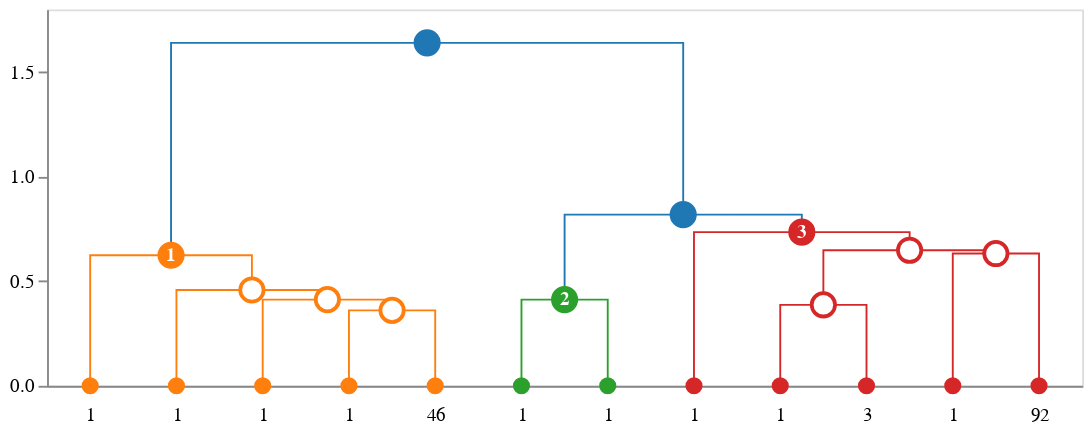

Here is the notebook cell this chart was saved with:
### Markdown cell above
#### Leaf labels representing observation counts

### Code cell
dendrogram = idd.create_dendrogram(
    leaf_label_func = idendrogram.callbacks.counts
)
to_altair(dendrogram=dendrogram, height=200, width=629)

### Figure 1 — Vega-Lite specification as saved in the notebook (floating-point values rounded to 4 significant figures)
{"layer": [{"data": {"name": "data-14cecd4bee7b75d255fafc30acb8179d"}, "mark": "line", "encoding": {"color": {"field": "fillcolor", "legend": null, "scale": null, "type": "nominal"}, "detail": {"field": "index", "type": "quantitative"}, "order": {"field": "_order_helper", "type": "quantitative"}, "strokeDash": {"field": "strokedash", "legend": null, "scale": null, "type": "nominal"}, "strokeOpacity": {"field": "strokeopacity", "legend": null, "scale": null, "type": "quantitative"}, "strokeWidth": {"field": "strokewidth", "legend": null, "scale": null, "type": "quantitative"}, "x": {"axis": {"grid": false, "labelAngle": 0, "labelExpr": "datum.value == 5.0 ? '1' : datum.value == 15.0 ? '1' : datum.value == 25.0 ? '1' : datum.value == 35.0 ? '1' : datum.value == 45.0 ? '46' : datum.value == 55.0 ? '1' : datum.value == 65.0 ? '1' : datum.value == 75.0 ? '1' : datum.value == 85.0 ? '1' : datum.value == 95.0 ? '3' : datum.value == 105.0 ? '1' : datum.value == 115.0 ? '92' : ''", "labelPadding": 10, "orient": "bottom", "ticks": false, "values": [5.0, 15.0, 25.0, 35.0, 45.0, 55.0, 65.0, 75.0, 85.0, 95.0, 105.0, 115.0]}, "field": "x", "title": null, "type": "quantitative"}, "y": {"axis": {"grid": false}, "field": "y", "scale": {"reverse": false, "type": "linear"}, "title": null, "type": "quantitative"}}}, {"layer": [{"layer": [{"mark": "point", "encoding": {"fill": {"field": "fillcolor", "scale": null, "type": "nominal"}, "opacity": {"field": "opacity", "scale": null, "type": "quantitative"}, "size": {"field": "size", "scale": null, "type": "quantitative"}, "stroke": {"field": "edgecolor", "scale": null, "type": "nominal"}, "tooltip": {"field": "hovertext", "type": "nominal"}, "x": {"axis": {"grid": false, "labelAngle": 0, "labelExpr": "datum.value == 5.0 ? '1' : datum.value == 15.0 ? '1' : datum.value == 25.0 ? '1' : datum.value == 35.0 ? '1' : datum.value == 45.0 ? '46' : datum.value == 55.0 ? '1' : datum.value == 65.0 ? '1' : datum.value == 75.0 ? '1' : datum.value == 85.0 ? '1' : datum.value == 95.0 ? '3' : datum.value == 105.0 ? '1' : datum.value == 115.0 ? '92' : ''", "labelPadding": 10, "orient": "bottom", "ticks": false, "values": [5.0, 15.0, 25.0, 35.0, 45.0, 55.0, 65.0, 75.0, 85.0, 95.0, 105.0, 115.0]}, "field": "x", "title": null, "type": "quantitative"}, "y": {"axis": {"grid": false}, "field": "y", "scale": {"reverse": false, "type": "linear"}, "title": null, "type": "quantitative"}}}, {"mark": {"type": "text", "fontWeight": "bold"}, "encoding": {"color": {"field": "labelcolor", "scale": null, "type": "nominal"}, "size": {"field": "labelsize", "scale": null, "type": "quantitative"}, "text": {"field": "label", "type": "nominal"}, "tooltip": {"field": "hovertext", "type": "nominal"}, "x": {"axis": {"grid": false, "labelAngle": 0, "labelExpr": "datum.value == 5.0 ? '1' : datum.value == 15.0 ? '1' : datum.value == 25.0 ? '1' : datum.value == 35.0 ? '1' : datum.value == 45.0 ? '46' : datum.value == 55.0 ? '1' : datum.value == 65.0 ? '1' : datum.value == 75.0 ? '1' : datum.value == 85.0 ? '1' : datum.value == 95.0 ? '3' : datum.value == 105.0 ? '1' : datum.value == 115.0 ? '92' : ''", "labelPadding": 10, "orient": "bottom", "ticks": false, "values": [5.0, 15.0, 25.0, 35.0, 45.0, 55.0, 65.0, 75.0, 85.0, 95.0, 105.0, 115.0]}, "field": "x", "title": null, "type": "quantitative"}, "y": {"axis": {"grid": false}, "field": "y", "scale": {"reverse": false, "type": "linear"}, "title": null, "type": "quantitative"}}}]}], "data": {"name": "data-0bad9ac68e1ead0298d3c832bc7a79db"}}], "height": 200, "width": 550, "$schema": "https://vega.github.io/schema/vega-lite/v4.17.0.json", "datasets": {"data-14cecd4bee7b75d255fafc30acb8179d": [{"index": 0, "x": 35.0, "y": 0.0, "fillcolor": "#ff7f0e", "id": 269, "children_id": [15, 263], "cluster_id": null, "strokewidth": 1.0, "strokedash": [1, 0], "strokeopacity": 1.0, "_order_helper": 0}, {"index": 0, "x": 35.0, "y": 0.3606, "fillcolor": "#ff7f0e", "id": 269, "children_id": [15, 263], "cluster_id": null, "strokewidth": 1.0, "strokedash": [1, 0], "strokeopacity": 1.0, "_order_helper": 1}, {"index": 0, "x": 45.0, "y": 0.3606, "fillcolor": "#ff7f0e", "id": 269, "children_id": [15, 263], "cluster_id": null, "strokewidth": 1.0, "strokedash": [1, 0], "strokeopacity": 1.0, "_order_helper": 2}, {"index": 0, "x": 45.0, "y": 0.0, "fillcolor": "#ff7f0e", "id": 269, "children_id": [15, 263], "cluster_id": null, "strokewidth": 1.0, "strokedash": [1, 0], "strokeopacity": 1.0, "_order_helper": 3}, {"index": 1, "x": 25.0, "y": 0.0, "fillcolor": "#ff7f0e", "id": 278, "children_id": [14, 269], "cluster_id": null, "strokewidth": 1.0, "strokedash": [1, 0], "strokeopacity": 1.0, "_order_helper": 0}, {"index": 1, "x": 25.0, "y": 0.4123, "fillcolor": "#ff7f0e", "id": 278, "children_id": [14, 269], "cluster_id": null, "strokewidth": 1.0, "strokedash": [1, 0], "strokeopacity": 1.0, "_order_helper": 1}, {"index": 1, "x": 40.0, "y": 0.4123, "fillcolor": "#ff7f0e", "id": 278, "children_id": [14, 269], "cluster_id": null, "strokewidth": 1.0, "strokedash": [1, 0], "strokeopacity": 1.0, "_order_helper": 2}, {"index": 1, "x": 40.0, "y": 0.3606, "fillcolor": "#ff7f0e", "id": 278, "children_id": [14, 269], "cluster_id": null, "strokewidth": 1.0, "strokedash": [1, 0], "strokeopacity": 1.0, "_order_helper": 3}, {"index": 2, "x": 15.0, "y": 0.0, "fillcolor": "#ff7f0e", "id": 285, "children_id": [22, 278], "cluster_id": null, "strokewidth": 1.0, "strokedash": [1, 0], "strokeopacity": 1.0, "_order_helper": 0}, {"index": 2, "x": 15.0, "y": 0.4583, "fillcolor": "#ff7f0e", "id": 285, "children_id": [22, 278], "cluster_id": null, "strokewidth": 1.0, "strokedash": [1, 0], "strokeopacity": 1.0, "_order_helper": 1}, {"index": 2, "x": 32.5, "y": 0.4583, "fillcolor": "#ff7f0e", "id": 285, "children_id": [22, 278], "cluster_id": null, "strokewidth": 1.0, "strokedash": [1, 0], "strokeopacity": 1.0, "_order_helper": 2}, {"index": 2, "x": 32.5, "y": 0.4123, "fillcolor": "#ff7f0e", "id": 285, "children_id": [22, 278], "cluster_id": null, "strokewidth": 1.0, "strokedash": [1, 0], "strokeopacity": 1.0, "_order_helper": 3}, {"index": 3, "x": 5.0, "y": 0.0, "fillcolor": "#ff7f0e", "id": 293, "children_id": [41, 285], "cluster_id": 1.0, "strokewidth": 1.0, "strokedash": [1, 0], "strokeopacity": 1.0, "_order_helper": 0}, {"index": 3, "x": 5.0, "y": 0.6245, "fillcolor": "#ff7f0e", "id": 293, "children_id": [41, 285], "cluster_id": 1.0, "strokewidth": 1.0, "strokedash": [1, 0], "strokeopacity": 1.0, "_order_helper": 1}, {"index": 3, "x": 23.75, "y": 0.6245, "fillcolor": "#ff7f0e", "id": 293, "children_id": [41, 285], "cluster_id": 1.0, "strokewidth": 1.0, "strokedash": [1, 0], "strokeopacity": 1.0, "_order_helper": 2}, {"index": 3, "x": 23.75, "y": 0.4583, "fillcolor": "#ff7f0e", "id": 293, "children_id": [41, 285], "cluster_id": 1.0, "strokewidth": 1.0, "strokedash": [1, 0], "strokeopacity": 1.0, "_order_helper": 3}, {"index": 4, "x": 55.0, "y": 0.0, "fillcolor": "#2ca02c", "id": 279, "children_id": [117, 131], "cluster_id": 2.0, "strokewidth": 1.0, "strokedash": [1, 0], "strokeopacity": 1.0, "_order_helper": 0}, {"index": 4, "x": 55.0, "y": 0.4123, "fillcolor": "#2ca02c", "id": 279, "children_id": [117, 131], "cluster_id": 2.0, "strokewidth": 1.0, "strokedash": [1, 0], "strokeopacity": 1.0, "_order_helper": 1}, {"index": 4, "x": 65.0, "y": 0.4123, "fillcolor": "#2ca02c", "id": 279, "children_id": [117, 131], "cluster_id": 2.0, "strokewidth": 1.0, "strokedash": [1, 0], "strokeopacity": 1.0, "_order_helper": 2}, {"index": 4, "x": 65.0, "y": 0.0, "fillcolor": "#2ca02c", "id": 279, "children_id": [117, 131], "cluster_id": 2.0, "strokewidth": 1.0, "strokedash": [1, 0], "strokeopacity": 1.0, "_order_helper": 3}, {"index": 5, "x": 85.0, "y": 0.0, "fillcolor": "#d62728", "id": 273, "children_id": [98, 265], "cluster_id": null, "strokewidth": 1.0, "strokedash": [1, 0], "strokeopacity": 1.0, "_order_helper": 0}, {"index": 5, "x": 85.0, "y": 0.3873, "fillcolor": "#d62728", "id": 273, "children_id": [98, 265], "cluster_id": null, "strokewidth": 1.0, "strokedash": [1, 0], "strokeopacity": 1.0, "_order_helper": 1}, {"index": 5, "x": 95.0, "y": 0.3873, "fillcolor": "#d62728", "id": 273, "children_id": [98, 265], "cluster_id": null, "strokewidth": 1.0, "strokedash": [1, 0], "strokeopacity": 1.0, "_order_helper": 2}, {"index": 5, "x": 95.0, "y": 0.0, "fillcolor": "#d62728", "id": 273, "children_id": [98, 265], "cluster_id": null, "strokewidth": 1.0, "strokedash": [1, 0], "strokeopacity": 1.0, "_order_helper": 3}, {"index": 6, "x": 105.0, "y": 0.0, "fillcolor": "#d62728", "id": 294, "children_id": [109, 292], "cluster_id": null, "strokewidth": 1.0, "strokedash": [1, 0], "strokeopacity": 1.0, "_order_helper": 0}, {"index": 6, "x": 105.0, "y": 0.6325, "fillcolor": "#d62728", "id": 294, "children_id": [109, 292], "cluster_id": null, "strokewidth": 1.0, "strokedash": [1, 0], "strokeopacity": 1.0, "_order_helper": 1}, {"index": 6, "x": 115.0, "y": 0.6325, "fillcolor": "#d62728", "id": 294, "children_id": [109, 292], "cluster_id": null, "strokewidth": 1.0, "strokedash": [1, 0], "strokeopacity": 1.0, "_order_helper": 2}, {"index": 6, "x": 115.0, "y": 0.0, "fillcolor": "#d62728", "id": 294, "children_id": [109, 292], "cluster_id": null, "strokewidth": 1.0, "strokedash": [1, 0], "strokeopacity": 1.0, "_order_helper": 3}, {"index": 7, "x": 90.0, "y": 0.3873, "fillcolor": "#d62728", "id": 295, "children_id": [273, 294], "cluster_id": null, "strokewidth": 1.0, "strokedash": [1, 0], "strokeopacity": 1.0, "_order_helper": 0}, {"index": 7, "x": 90.0, "y": 0.6481, "fillcolor": "#d62728", "id": 295, "children_id": [273, 294], "cluster_id": null, "strokewidth": 1.0, "strokedash": [1, 0], "strokeopacity": 1.0, "_order_helper": 1}, {"index": 7, "x": 110.0, "y": 0.6481, "fillcolor": "#d62728", "id": 295, "children_id": [273, 294], "cluster_id": null, "strokewidth": 1.0, "strokedash": [1, 0], "strokeopacity": 1.0, "_order_helper": 2}, {"index": 7, "x": 110.0, "y": 0.6325, "fillcolor": "#d62728", "id": 295, "children_id": [273, 294], "cluster_id": null, "strokewidth": 1.0, "strokedash": [1, 0], "strokeopacity": 1.0, "_order_helper": 3}, {"index": 8, "x": 75.0, "y": 0.0, "fillcolor": "#d62728", "id": 296, "children_id": [106, 295], "cluster_id": 3.0, "strokewidth": 1.0, "strokedash": [1, 0], "strokeopacity": 1.0, "_order_helper": 0}, {"index": 8, "x": 75.0, "y": 0.7348, "fillcolor": "#d62728", "id": 296, "children_id": [106, 295], "cluster_id": 3.0, "strokewidth": 1.0, "strokedash": [1, 0], "strokeopacity": 1.0, "_order_helper": 1}, {"index": 8, "x": 100.0, "y": 0.7348, "fillcolor": "#d62728", "id": 296, "children_id": [106, 295], "cluster_id": 3.0, "strokewidth": 1.0, "strokedash": [1, 0], "strokeopacity": 1.0, "_order_helper": 2}, {"index": 8, "x": 100.0, "y": 0.6481, "fillcolor": "#d62728", "id": 296, "children_id": [106, 295], "cluster_id": 3.0, "strokewidth": 1.0, "strokedash": [1, 0], "strokeopacity": 1.0, "_order_helper": 3}, {"index": 9, "x": 60.0, "y": 0.4123, "fillcolor": "#1f77b4", "id": 297, "children_id": [279, 296], "cluster_id": null, "strokewidth": 1.0, "strokedash": [1, 0], "strokeopacity": 1.0, "_order_helper": 0}, {"index": 9, "x": 60.0, "y": 0.8185, "fillcolor": "#1f77b4", "id": 297, "children_id": [279, 296], "cluster_id": null, "strokewidth": 1.0, "strokedash": [1, 0], "strokeopacity": 1.0, "_order_helper": 1}, {"index": 9, "x": 87.5, "y": 0.8185, "fillcolor": "#1f77b4", "id": 297, "children_id": [279, 296], "cluster_id": null, "strokewidth": 1.0, "strokedash": [1, 0], "strokeopacity": 1.0, "_order_helper": 2}, {"index": 9, "x": 87.5, "y": 0.7348, "fillcolor": "#1f77b4", "id": 297, "children_id": [279, 296], "cluster_id": null, "strokewidth": 1.0, "strokedash": [1, 0], "strokeopacity": 1.0, "_order_helper": 3}, {"index": 10, "x": 14.38, "y": 0.6245, "fillcolor": "#1f77b4", "id": 298, "children_id": [293, 297], "cluster_id": null, "strokewidth": 1.0, "strokedash": [1, 0], "strokeopacity": 1.0, "_order_helper": 0}, {"index": 10, "x": 14.38, "y": 1.64, "fillcolor": "#1f77b4", "id": 298, "children_id": [293, 297], "cluster_id": null, "strokewidth": 1.0, "strokedash": [1, 0], "strokeopacity": 1.0, "_order_helper": 1}, {"index": 10, "x": 73.75, "y": 1.64, "fillcolor": "#1f77b4", "id": 298, "children_id": [293, 297], "cluster_id": null, "strokewidth": 1.0, "strokedash": [1, 0], "strokeopacity": 1.0, "_order_helper": 2}, {"index": 10, "x": 73.75, "y": 0.8185, "fillcolor": "#1f77b4", "id": 298, "children_id": [293, 297], "cluster_id": null, "strokewidth": 1.0, "strokedash": [1, 0], "strokeopacity": 1.0, "_order_helper": 3}], "data-0bad9ac68e1ead0298d3c832bc7a79db": [{"x": 5.0, "y": 0.0, "type": "leaf", "id": 41, "cluster_id": null, "edgecolor": "#ff7f0e", "label": "", "hovertext": {"# of items": "1", "linkage id": 41}, "fillcolor": "#ff7f0e", "radius": 4.0, "opacity": 1.0, "labelsize": 10.0, "labelcolor": "#fff", "_default_leaf_radius": 4.0, "_default_leaf_radius_if_cluster": 7.0, "size": 50.27}, {"x": 15.0, "y": 0.0, "type": "leaf", "id": 22, "cluster_id": null, "edgecolor": "#ff7f0e", "label": "", "hovertext": {"# of items": "1", "linkage id": 22}, "fillcolor": "#ff7f0e", "radius": 4.0, "opacity": 1.0, "labelsize": 10.0, "labelcolor": "#fff", "_default_leaf_radius": 4.0, "_default_leaf_radius_if_cluster": 7.0, "size": 50.27}, {"x": 25.0, "y": 0.0, "type": "leaf", "id": 14, "cluster_id": null, "edgecolor": "#ff7f0e", "label": "", "hovertext": {"# of items": "1", "linkage id": 14}, "fillcolor": "#ff7f0e", "radius": 4.0, "opacity": 1.0, "labelsize": 10.0, "labelcolor": "#fff", "_default_leaf_radius": 4.0, "_default_leaf_radius_if_cluster": 7.0, "size": 50.27}, {"x": 35.0, "y": 0.0, "type": "leaf", "id": 15, "cluster_id": null, "edgecolor": "#ff7f0e", "label": "", "hovertext": {"# of items": "1", "linkage id": 15}, "fillcolor": "#ff7f0e", "radius": 4.0, "opacity": 1.0, "labelsize": 10.0, "labelcolor": "#fff", "_default_leaf_radius": 4.0, "_default_leaf_radius_if_cluster": 7.0, "size": 50.27}, {"x": 45.0, "y": 0.0, "type": "leaf", "id": 263, "cluster_id": null, "edgecolor": "#ff7f0e", "label": "", "hovertext": {"# of items": "46", "linkage id": 263}, "fillcolor": "#ff7f0e", "radius": 4.0, "opacity": 1.0, "labelsize": 10.0, "labelcolor": "#fff", "_default_leaf_radius": 4.0, "_default_leaf_radius_if_cluster": 7.0, "size": 50.27}, {"x": 55.0, "y": 0.0, "type": "leaf", "id": 117, "cluster_id": null, "edgecolor": "#2ca02c", "label": "", "hovertext": {"# of items": "1", "linkage id": 117}, "fillcolor": "#2ca02c", "radius": 4.0, "opacity": 1.0, "labelsize": 10.0, "labelcolor": "#fff", "_default_leaf_radius": 4.0, "_default_leaf_radius_if_cluster": 7.0, "size": 50.27}, {"x": 65.0, "y": 0.0, "type": "leaf", "id": 131, "cluster_id": null, "edgecolor": "#2ca02c", "label": "", "hovertext": {"# of items": "1", "linkage id": 131}, "fillcolor": "#2ca02c", "radius": 4.0, "opacity": 1.0, "labelsize": 10.0, "labelcolor": "#fff", "_default_leaf_radius": 4.0, "_default_leaf_radius_if_cluster": 7.0, "size": 50.27}, {"x": 75.0, "y": 0.0, "type": "leaf", "id": 106, "cluster_id": null, "edgecolor": "#d62728", "label": "", "hovertext": {"# of items": "1", "linkage id": 106}, "fillcolor": "#d62728", "radius": 4.0, "opacity": 1.0, "labelsize": 10.0, "labelcolor": "#fff", "_default_leaf_radius": 4.0, "_default_leaf_radius_if_cluster": 7.0, "size": 50.27}, {"x": 85.0, "y": 0.0, "type": "leaf", "id": 98, "cluster_id": null, "edgecolor": "#d62728", "label": "", "hovertext": {"# of items": "1", "linkage id": 98}, "fillcolor": "#d62728", "radius": 4.0, "opacity": 1.0, "labelsize": 10.0, "labelcolor": "#fff", "_default_leaf_radius": 4.0, "_default_leaf_radius_if_cluster": 7.0, "size": 50.27}, {"x": 95.0, "y": 0.0, "type": "leaf", "id": 265, "cluster_id": null, "edgecolor": "#d62728", "label": "", "hovertext": {"# of items": "3", "linkage id": 265}, "fillcolor": "#d62728", "radius": 4.0, "opacity": 1.0, "labelsize": 10.0, "labelcolor": "#fff", "_default_leaf_radius": 4.0, "_default_leaf_radius_if_cluster": 7.0, "size": 50.27}, {"x": 105.0, "y": 0.0, "type": "leaf", "id": 109, "cluster_id": null, "edgecolor": "#d62728", "label": "", "hovertext": {"# of items": "1", "linkage id": 109}, "fillcolor": "#d62728", "radius": 4.0, "opacity": 1.0, "labelsize": 10.0, "labelcolor": "#fff", "_default_leaf_radius": 4.0, "_default_leaf_radius_if_cluster": 7.0, "size": 50.27}, {"x": 115.0, "y": 0.0, "type": "leaf", "id": 292, "cluster_id": null, "edgecolor": "#d62728", "label": "", "hovertext": {"# of items": "92", "linkage id": 292}, "fillcolor": "#d62728", "radius": 4.0, "opacity": 1.0, "labelsize": 10.0, "labelcolor": "#fff", "_default_leaf_radius": 4.0, "_default_leaf_radius_if_cluster": 7.0, "size": 50.27}, {"x": 40.0, "y": 0.3606, "type": "subcluster", "id": 269, "cluster_id": null, "edgecolor": "#ff7f0e", "label": "", "hovertext": {"# of items": "47", "linkage id": 269}, "fillcolor": "#fff", "radius": 7.0, "opacity": 1.0, "labelsize": 10.0, "labelcolor": "#fff", "_default_leaf_radius": 4.0, "_default_leaf_radius_if_cluster": 7.0, "size": 153.9}, {"x": 32.5, "y": 0.4123, "type": "subcluster", "id": 278, "cluster_id": null, "edgecolor": "#ff7f0e", "label": "", "hovertext": {"# of items": "48", "linkage id": 278}, "fillcolor": "#fff", "radius": 7.0, "opacity": 1.0, "labelsize": 10.0, "labelcolor": "#fff", "_default_leaf_radius": 4.0, "_default_leaf_radius_if_cluster": 7.0, "size": 153.9}, {"x": 23.75, "y": 0.4583, "type": "subcluster", "id": 285, "cluster_id": null, "edgecolor": "#ff7f0e", "label": "", "hovertext": {"# of items": "49", "linkage id": 285}, "fillcolor": "#fff", "radius": 7.0, "opacity": 1.0, "labelsize": 10.0, "labelcolor": "#fff", "_default_leaf_radius": 4.0, "_default_leaf_radius_if_cluster": 7.0, "size": 153.9}, {"x": 14.38, "y": 0.6245, "type": "cluster", "id": 293, "cluster_id": 1.0, "edgecolor": "#ff7f0e", "label": "1", "hovertext": {"# of items": "50", "linkage id": 293}, "fillcolor": "#ff7f0e", "radius": 7.0, "opacity": 1.0, "labelsize": 10.0, "labelcolor": "#fff", "_default_leaf_radius": 4.0, "_default_leaf_radius_if_cluster": 7.0, "size": 153.9}, {"x": 60.0, "y": 0.4123, "type": "cluster", "id": 279, "cluster_id": 2.0, "edgecolor": "#2ca02c", "label": "2", "hovertext": {"# of items": "2", "linkage id": 279}, "fillcolor": "#2ca02c", "radius": 7.0, "opacity": 1.0, "labelsize": 10.0, "labelcolor": "#fff", "_default_leaf_radius": 4.0, "_default_leaf_radius_if_cluster": 7.0, "size": 153.9}, {"x": 90.0, "y": 0.3873, "type": "subcluster", "id": 273, "cluster_id": null, "edgecolor": "#d62728", "label": "", "hovertext": {"# of items": "4", "linkage id": 273}, "fillcolor": "#fff", "radius": 7.0, "opacity": 1.0, "labelsize": 10.0, "labelcolor": "#fff", "_default_leaf_radius": 4.0, "_default_leaf_radius_if_cluster": 7.0, "size": 153.9}, {"x": 110.0, "y": 0.6325, "type": "subcluster", "id": 294, "cluster_id": null, "edgecolor": "#d62728", "label": "", "hovertext": {"# of items": "93", "linkage id": 294}, "fillcolor": "#fff", "radius": 7.0, "opacity": 1.0, "labelsize": 10.0, "labelcolor": "#fff", "_default_leaf_radius": 4.0, "_default_leaf_radius_if_cluster": 7.0, "size": 153.9}, {"x": 100.0, "y": 0.6481, "type": "subcluster", "id": 295, "cluster_id": null, "edgecolor": "#d62728", "label": "", "hovertext": {"# of items": "97", "linkage id": 295}, "fillcolor": "#fff", "radius": 7.0, "opacity": 1.0, "labelsize": 10.0, "labelcolor": "#fff", "_default_leaf_radius": 4.0, "_default_leaf_radius_if_cluster": 7.0, "size": 153.9}, {"x": 87.5, "y": 0.7348, "type": "cluster", "id": 296, "cluster_id": 3.0, "edgecolor": "#d62728", "label": "3", "hovertext": {"# of items": "98", "linkage id": 296}, "fillcolor": "#d62728", "radius": 7.0, "opacity": 1.0, "labelsize": 10.0, "labelcolor": "#fff", "_default_leaf_radius": 4.0, "_default_leaf_radius_if_cluster": 7.0, "size": 153.9}, {"x": 73.75, "y": 0.8185, "type": "supercluster", "id": 297, "cluster_id": null, "edgecolor": "#1f77b4", "label": "", "hovertext": {"# of items": "100", "linkage id": 297}, "fillcolor": "#1f77b4", "radius": 7.0, "opacity": 1.0, "labelsize": 10.0, "labelcolor": "#fff", "_default_leaf_radius": 4.0, "_default_leaf_radius_if_cluster": 7.0, "size": 153.9}, {"x": 44.06, "y": 1.64, "type": "supercluster", "id": 298, "cluster_id": null, "edgecolor": "#1f77b4", "label": "", "hovertext": {"# of items": "150", "linkage id": 298}, "fillcolor": "#1f77b4", "radius": 7.0, "opacity": 1.0, "labelsize": 10.0, "labelcolor": "#fff", "_default_leaf_radius": 4.0, "_default_leaf_radius_if_cluster": 7.0, "size": 153.9}]}}
